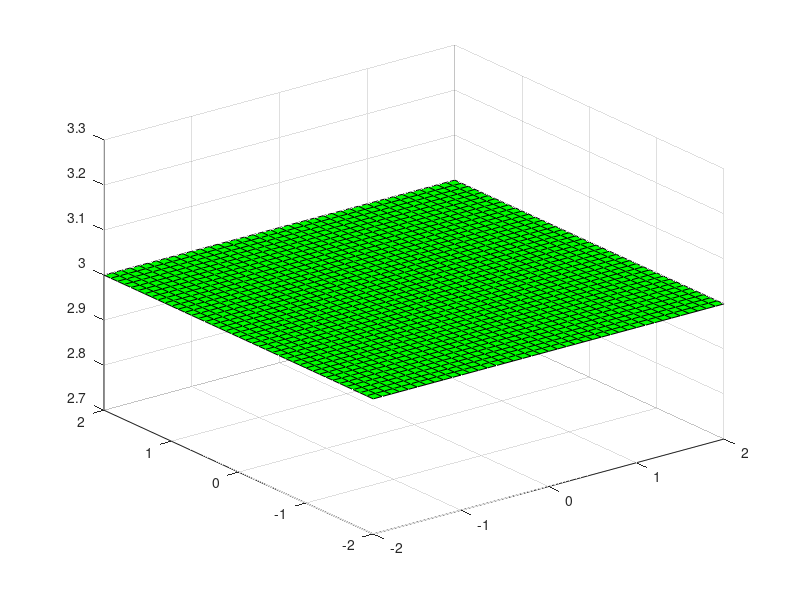

Reproduce this figure in MATLAB. (Note: this script raises an error after producing the figure.)
[x,y]=meshgrid(-2:.1:2,-2:.1:2);
z=3*ones(41,41);
surf(x,y,z,'AlphaDataMapping','scaled',...
'AlphaData',gradient(z),'FaceColor','green');alpha(0.5);
hold on;
w=x.^2+y.^2;
surf(x,y,w,'AlphaDataMapping','scaled',...
     'AlphaData',gradient(z),'FaceColor','red');alpha(0.5);
h=3;
r=sqrt(3);
c=[0 0];
cilindrofC(h,r,c)
 
